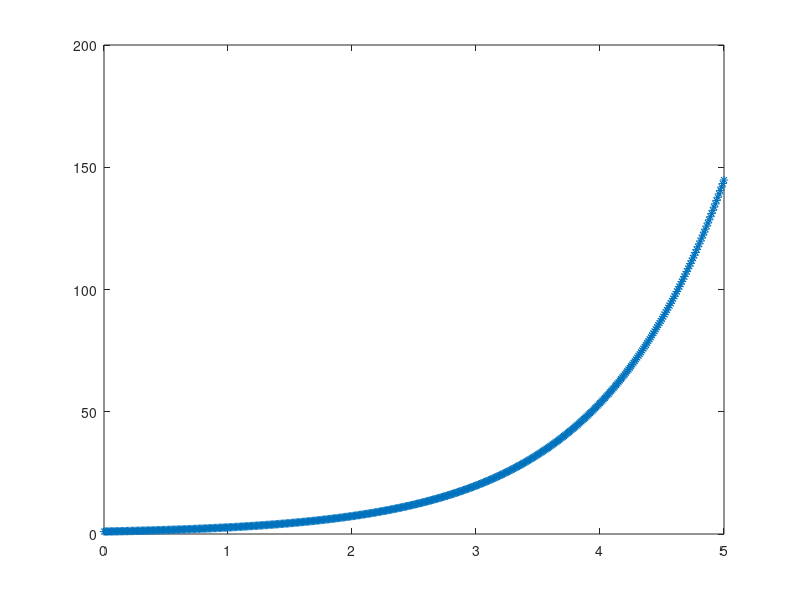

The MATLAB source for this figure:
F = @(x) exp(x);
L = 5;
f0 =1;
f=[f0];
h = 0.01;
x=[0:h:L];

for i=1:L/h
    f1 = (h+1)*f0;
    f=[f f1]
    f0=f1
    
end
size(x)
size(f)
plot(x,f,'*')
